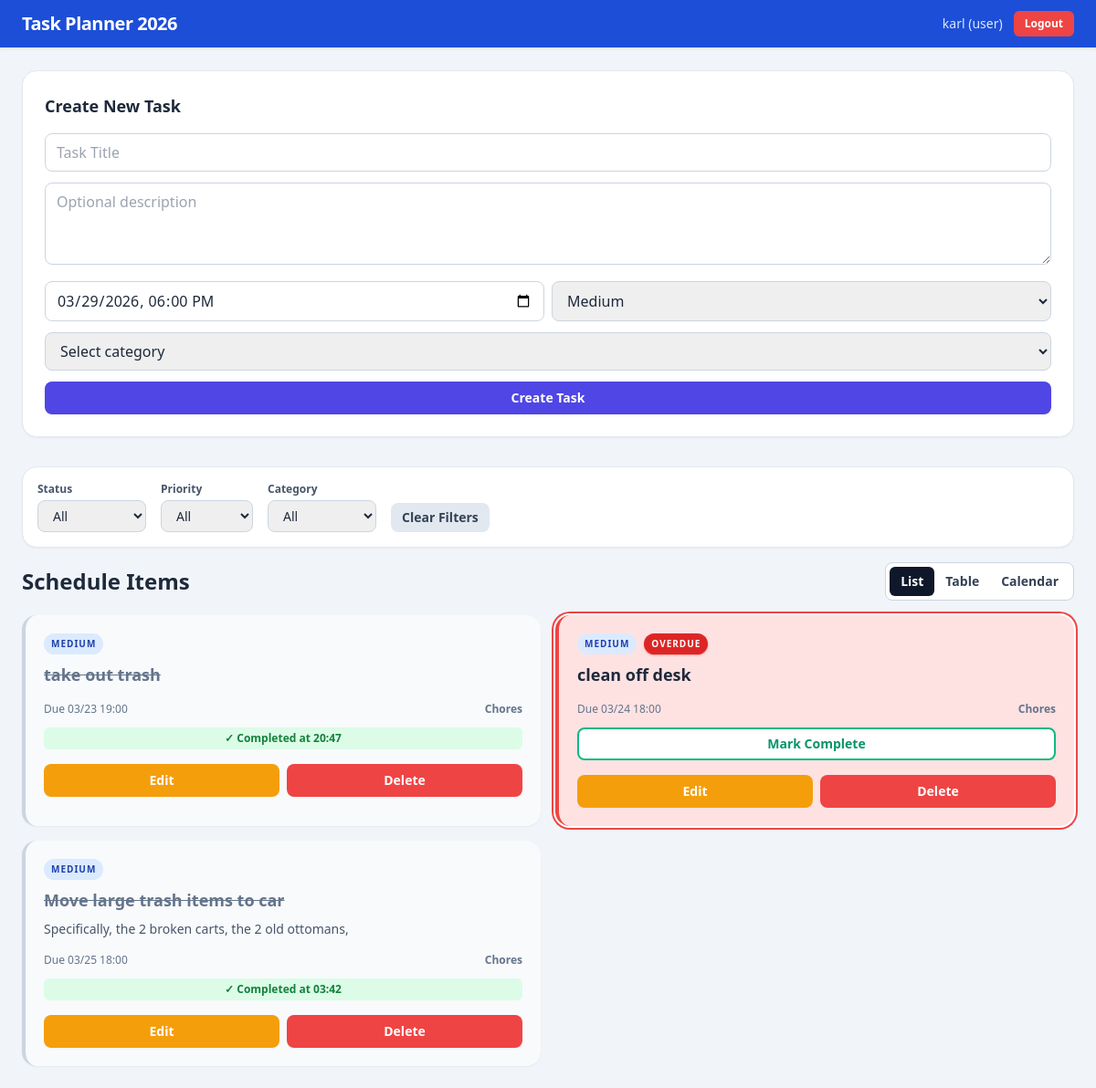
/dashboard (signed in), run on the app's committed database.
### models.py (models this page shows)
class User(Base):
    __tablename__ = "users"
    id = Column(Integer, primary_key=True, index=True)
    username = Column(String, unique=True, index=True)
    password = Column(String)
    role = Column(String)     # "admin" or "student"
    requires_password_change = Column(Boolean, default=False)
    tasks = relationship("Task", back_populates="owner")

class Task(Base):
    __tablename__ = "tasks"
    id = Column(Integer, primary_key=True, index=True)
    title = Column(String)
    description = Column(String)
    due_datetime = Column(DateTime)
    is_completed = Column(Boolean, default=False)
    actual_completed_at = Column(DateTime, nullable=True)
    priority = Column(String)
    category = Column(String)
    owner_id = Column(Integer, ForeignKey("users.id"))
    owner = relationship("User", back_populates="tasks")

### main.py (the view)
@app.get("/dashboard", response_class=HTMLResponse)
def dashboard(
    request: Request,
    is_completed: Optional[str] = None,
    priority: Optional[str] = None,
    category: Optional[str] = None,
    user_id: Optional[str] = None,
    user: models.User = Depends(get_session_user),
    db: Session = Depends(database.get_db)
):
    if not user: return RedirectResponse(url="/", status_code=303)
    query = db.query(models.Task)
    if user.role == "admin":
        if user_id and user_id.strip() != "":
            try:
                query = query.filter(models.Task.owner_id == int(user_id))
            except ValueError:
                pass
        all_users = db.query(models.User).order_by(models.User.username.asc()).all()
        regular_users = [u for u in all_users if u.role == "user"]
    else:
        query = query.filter(models.Task.owner_id == user.id)
        all_users = []
        regular_users = []
    if is_completed == "true":
        query = query.filter(models.Task.is_completed == True)
    elif is_completed == "false":
        query = query.filter(models.Task.is_completed == False)
    elif is_completed == "overdue":
        query = query.filter(models.Task.is_completed == False, models.Task.due_datetime < datetime.now())
    if priority and priority != "all":
        query = query.filter(models.Task.priority == priority)
    if category and category != "all":
        query = query.filter(models.Task.category == category)
    tasks = query.order_by(models.Task.due_datetime.asc()).all()
    categories_obj = db.query(models.Category).order_by(models.Category.name.asc()).all()
    categories = [c.name for c in categories_obj]
    flash = request.cookies.get("flash")
    response = templates.TemplateResponse("index.html", {
        "request": request,
        "tasks": tasks,
        "user": user,
        "regular_users": regular_users,
        "all_users": all_users,
        "now": datetime.now(),
        "flash": flash,
        "categories": categories,
        "categories_obj": categories_obj
    })
    if flash:
        response.delete_cookie("flash")
    return response

### templates/index.html (shortened to what this page needs)
<!DOCTYPE html>
<html lang="en">
<head>
    <script src="https://cdn.tailwindcss.com"></script>
</head>
<body class="min-h-screen bg-slate-100 text-slate-800">
    <nav class="sticky top-0 z-10 border-b border-slate-200 bg-blue-700 px-4 py-3 text-white shadow-sm sm:px-6">
        <div class="mx-auto flex w-full max-w-7xl flex-wrap items-center justify-between gap-3">
            <h1 class="text-lg font-bold tracking-tight sm:text-xl">Task Planner 2026</h1>
            <div class="flex w-full items-center justify-between gap-3 sm:w-auto sm:justify-end">
                <span class="truncate text-xs font-medium text-blue-100 sm:text-sm">{{ user.username }} ({{ user.role
                    }})</span>
                <a href="/logout"
                    class="rounded-md bg-red-500 px-3 py-1.5 text-xs font-semibold transition hover:bg-red-600">Logout</a>
            </div>
        </div>
    </nav>
    <main class="mx-auto w-full max-w-7xl px-4 py-5 sm:px-6 sm:py-6">
        {% if user.role != 'admin' %}
        <section class="mb-8">
            <div class="rounded-2xl border border-slate-200 bg-white p-4 shadow-sm sm:p-6">
                <h2 class="mb-4 text-lg font-bold">Create New Task</h2>
                <form action="/tasks/create" method="post" class="space-y-3">
                    <input type="text" name="title" placeholder="Task Title"
                        class="w-full rounded-lg border border-slate-300 px-3 py-2" required>
                    <textarea name="description" placeholder="Optional description"
                        class="w-full rounded-lg border border-slate-300 px-3 py-2" rows="3"></textarea>
                    <div class="grid grid-cols-1 gap-2 sm:grid-cols-2">
                        <input type="datetime-local" name="due_date" value="{{ now.strftime('%Y-%m-%dT18:00') }}"
                            class="rounded-lg border border-slate-300 px-3 py-2" required>
                        <select name="priority" class="rounded-lg border border-slate-300 px-3 py-2">
                            <option value="Medium" selected>Medium</option>
                        </select>
                    </div>
                    <select name="category" class="w-full rounded-lg border border-slate-300 px-3 py-2" required>
                        <option value="" disabled selected>Select category</option>
                    </select>
                    <button type="submit"
                        class="w-full rounded-lg bg-indigo-600 py-2 text-sm font-semibold text-white hover:bg-indigo-700">Create
                        Task</button>
                </form>
            </div>
        </section>
        {% endif %}
        <section class="mb-4">
            <div class="rounded-2xl border border-slate-200 bg-white p-4 shadow-sm">
                <form action="/dashboard" method="get" class="flex flex-wrap items-end gap-4 text-sm" id="filter-form">
                    <div>
                        <label class="block text-xs font-semibold text-slate-600 mb-1">Status</label>
                        <select name="is_completed" class="rounded-lg border border-slate-300 px-3 py-1.5 focus:border-blue-500 focus:outline-none focus:ring-1 focus:ring-blue-500" onchange="this.form.submit()">
                            <option value="all" {% if request.query_params.get('is_completed') == 'all' %}selected{% endif %}>All</option>
                        </select>
                    </div>
                    <div>
                        <label class="block text-xs font-semibold text-slate-600 mb-1">Priority</label>
                        <select name="priority" class="rounded-lg border border-slate-300 px-3 py-1.5 focus:border-blue-500 focus:outline-none focus:ring-1 focus:ring-blue-500" onchange="this.form.submit()">
                            <option value="all">All</option>
                        </select>
                    </div>
                    <div>
                        <label class="block text-xs font-semibold text-slate-600 mb-1">Category</label>
                        <select name="category" class="rounded-lg border border-slate-300 px-3 py-1.5 focus:border-blue-500 focus:outline-none focus:ring-1 focus:ring-blue-500" onchange="this.form.submit()">
                            <option value="all">All</option>
                        </select>
                    </div>
                    <div>
                        <a href="/dashboard" class="rounded-lg bg-slate-200 px-3 py-1.5 font-semibold text-slate-700 hover:bg-slate-300 transition inline-block">Clear Filters</a>
                    </div>
                </form>
            </div>
        </section>
        <section>
            <div class="mb-4 flex flex-wrap items-center justify-between gap-3">
                <h2 class="text-xl font-bold sm:text-2xl">Schedule Items</h2>
                <div class="inline-flex rounded-lg border border-slate-300 bg-white p-1 text-sm">
                    <button id="list-button" onclick="toggleView('list')"
                        class="rounded-md bg-slate-900 px-3 py-1.5 font-semibold text-white">List</button>
                    <button id="table-button" onclick="toggleView('table')"
                        class="rounded-md px-3 py-1.5 font-semibold text-slate-700">Table</button>
                    <button id="calendar-button" onclick="toggleView('calendar')"
                        class="rounded-md px-3 py-1.5 font-semibold text-slate-700">Calendar</button>
                </div>
            </div>
            <div id="list-view" class="grid grid-cols-1 gap-4 md:grid-cols-2 xl:grid-cols-3">
                {% for task in tasks %}
                <article class="overflow-hidden rounded-2xl border-l-4 shadow-sm transition-all
                    {% if not task.is_completed and task.due_datetime < now %} border-red-500 bg-red-100 ring-2 ring-red-500 ring-offset-2
                    {% elif task.is_completed %} border-slate-300 bg-slate-50
                    {% else %} border-blue-400 bg-white {% endif %}">
                    <div class="p-4 sm:p-5">
                        <div class="mb-2 flex items-center justify-between gap-2">
                            <div class="flex items-center gap-2">
                                <span class="rounded-full px-2 py-1 text-[10px] font-black uppercase tracking-widest
                                    {% if task.priority == 'High' %} bg-red-200 text-red-800
                                    {% elif task.priority == 'Low' %} bg-emerald-100 text-emerald-700
                                    {% else %} bg-blue-100 text-blue-800 {% endif %}">
                                    {{ task.priority }}
                                </span>
                                {% if not task.is_completed and task.due_datetime < now %}
                                <span class="rounded-full px-2 py-1 text-[10px] font-black uppercase tracking-widest bg-red-600 text-white shadow-sm shadow-red-500/50">
                                    OVERDUE
                                </span>
                                {% endif %}
                            </div>
                        </div>
                        <h3
                            class="text-base font-bold sm:text-lg {% if task.is_completed %} text-slate-500 line-through {% endif %}">
                            {{ task.title }}
                        </h3>
                        {% if task.description %}
                        <p class="mt-2 text-sm text-slate-600">{{ task.description }}</p>
                        {% endif %}
                        <div class="mt-4 flex items-center justify-between text-xs text-slate-500">
                            <span>Due {{ task.due_datetime.strftime('%m/%d %H:%M') }}</span>
                            <span class="font-bold">{{ task.category }}</span>
                        </div>
                        {% if task.is_completed %}
                        <div class="mt-3 rounded-md bg-green-100 py-1 text-center text-xs font-semibold text-green-700">
                            ✓ Completed{% if task.actual_completed_at %} at {{
                            task.actual_completed_at.strftime('%H:%M') }}{% endif %}
                        </div>
                        {% else %}
                        <form action="/tasks/{{ task.id }}/complete" method="post" class="mt-3">
                            <button type="submit"
                                class="w-full rounded-lg border-2 border-emerald-500 bg-white py-1.5 text-sm font-bold text-emerald-600 transition-colors hover:bg-emerald-500 hover:text-white">
                                Mark Complete
                            </button>
                        </form>
                        {% endif %}
                        {% if user.role == 'admin' or task.owner.id == user.id %}
                        <div class="mt-4 flex gap-2">
                            <button type="button" onclick="toggleEditForm({{ task.id }})"
                                class="flex-1 rounded-lg bg-amber-500 py-2 text-sm font-semibold text-white hover:bg-amber-600">Edit</button>
                            <form action="/tasks/{{ task.id }}/delete" method="post"
                                onsubmit="return confirm('Delete this task?');" class="flex-1">
                                <button type="submit"
                                    class="w-full rounded-lg bg-red-500 py-2 text-sm font-semibold text-white hover:bg-red-600">Delete</button>
                            </form>
                        </div>
                        {% endif %}
                    </div>
                </article>
                {% else %}
                <div
                    class="col-span-full rounded-2xl border border-slate-200 bg-white p-8 text-center text-slate-500 shadow-sm">
                    No tasks yet.
                </div>
                {% endfor %}
            </div>
        </section>
    </main>
</body>
</html>

### data on the page
User: username "karl", role "user"
Task: priority "MEDIUM", title "take out trash", due_datetime "03/23 19:00", category "Chores", actual_completed_at "20:47"
Task: priority "MEDIUM", is_completed "OVERDUE", title "clean off desk", due_datetime "03/24 18:00", category "Chores"
Task: priority "MEDIUM", title "Move large trash items to car", description "Specifically, the 2 broken carts, the 2 old ottomans,", due_datetime "03/25 18:00", category "Chores", actual_completed_at "03:42"
